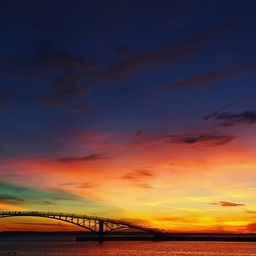
#> input picture classification/picture regression/IMG_20191009_213658_648.jpg, 256 x 256 px, shrunk from 1080 x 1080 before the run, found by its file name
$ python 'picture regression.py'
#> lines starting #> are read from the running program, lines starting #| are printed output that depends on the picture
import matplotlib.pyplot as plt
from matplotlib.image import imread
from sklearn.cluster import KMeans
import numpy as np

img = imread(r'C:\Users\ed069\Desktop\diabetes\IMG_20191009_213658_648.jpg')
#> img is the input picture: shape (256, 256, 3); mean R, G, B 94, 66.1, 61
img_size = img.shape
#> img_size = (256, 256, 3)
X = img.reshape(img_size[0]*img_size[1],img_size[2])
for i in range(30):
    km = KMeans(n_clusters= i+1)
    km.fit(X)
    X_compressed = km.cluster_centers_[km.labels_]
    X_compressed = np.clip(X_compressed.astype('uint8'),0,255)
    X_compressed = X_compressed.reshape(img_size[0], img_size[1], img_size[2])
    fig, ax =plt.subplots(1,2,figsize = (12,8))
    ax[0].imshow(img)
    ax[0].set_title('original Image')
    ax[1].imshow(X_compressed)
    ax[1].set_title('compressed Image with {i+1} colors')
    for ax in fig.axes:
      ax.axis('off')
    plt.tight_layout()
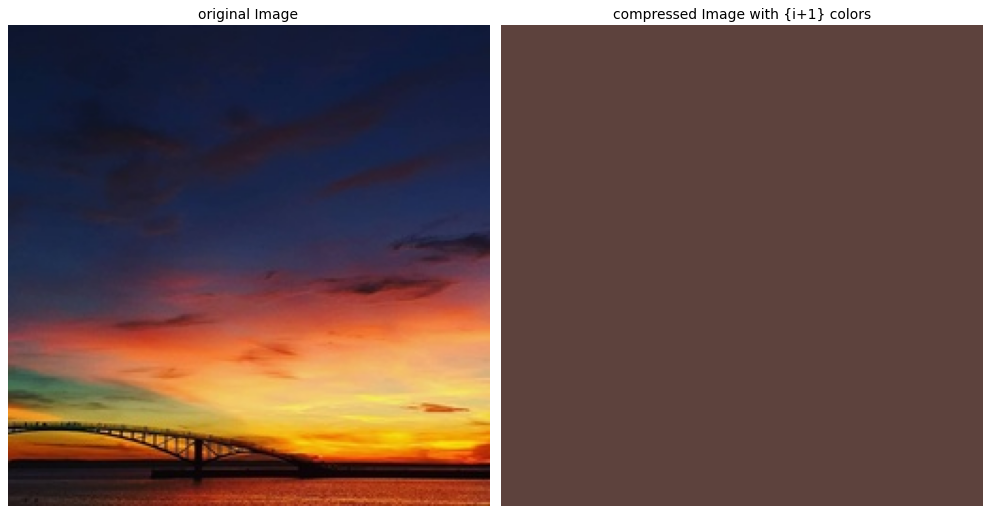
#> figure drawn by matplotlib, 2 panels
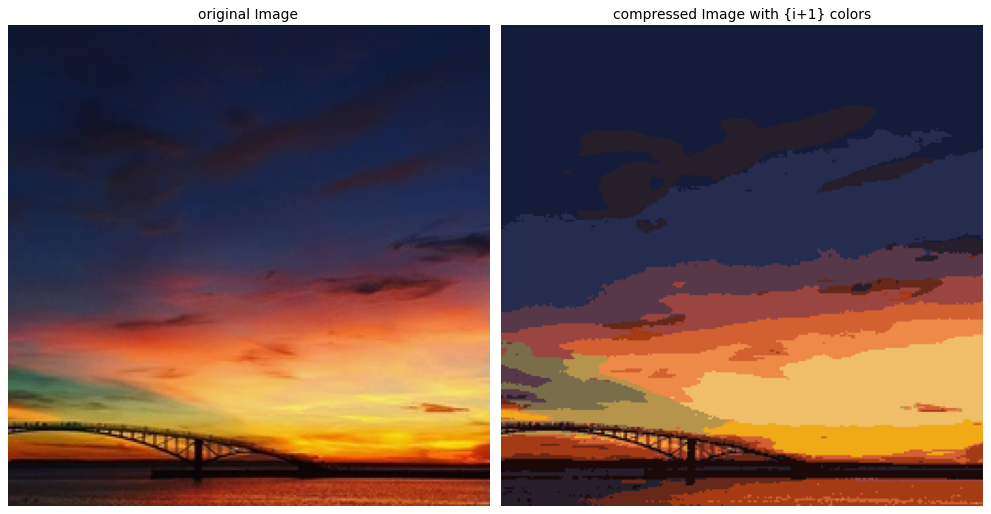
#> figure drawn by matplotlib, 2 panels
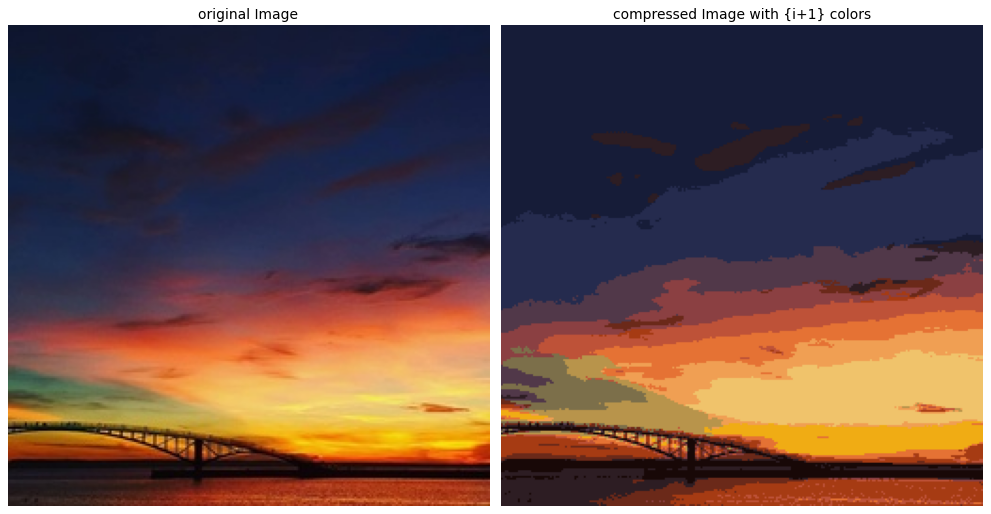
#> figure drawn by matplotlib, 2 panels
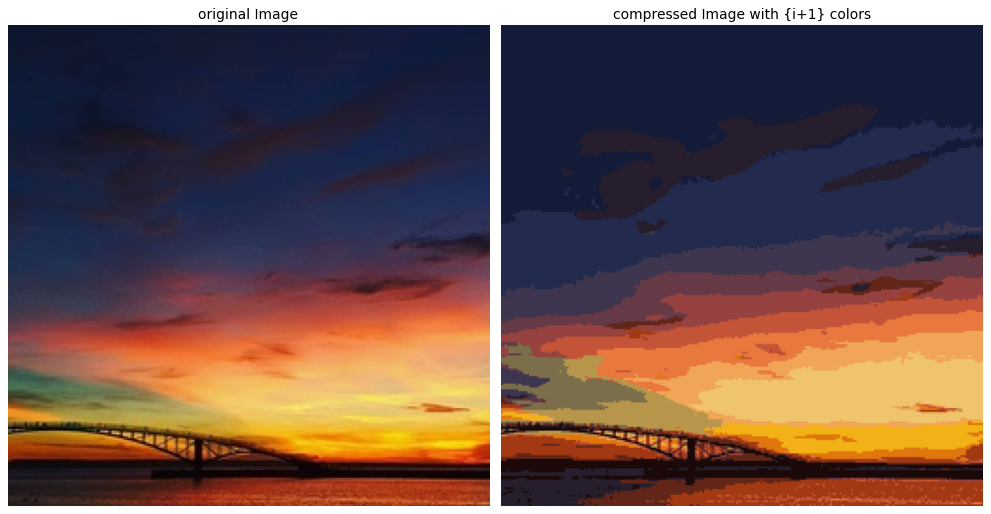
#> figure drawn by matplotlib, 2 panels
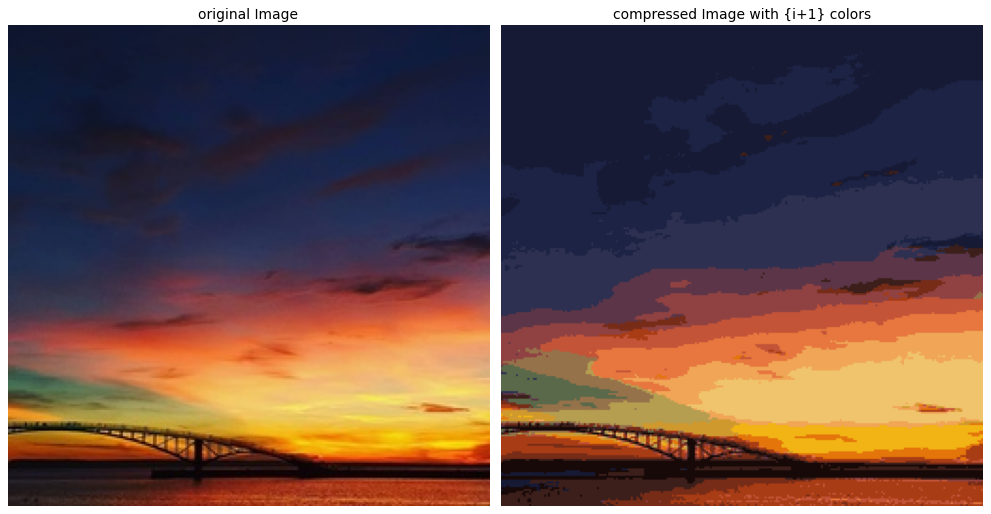
#> figure drawn by matplotlib, 2 panels
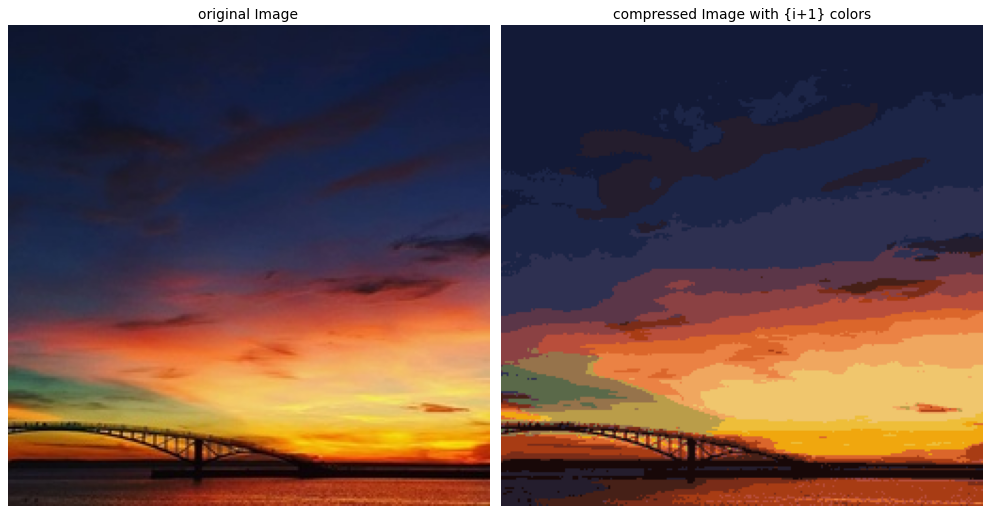
#> figure drawn by matplotlib, 2 panels
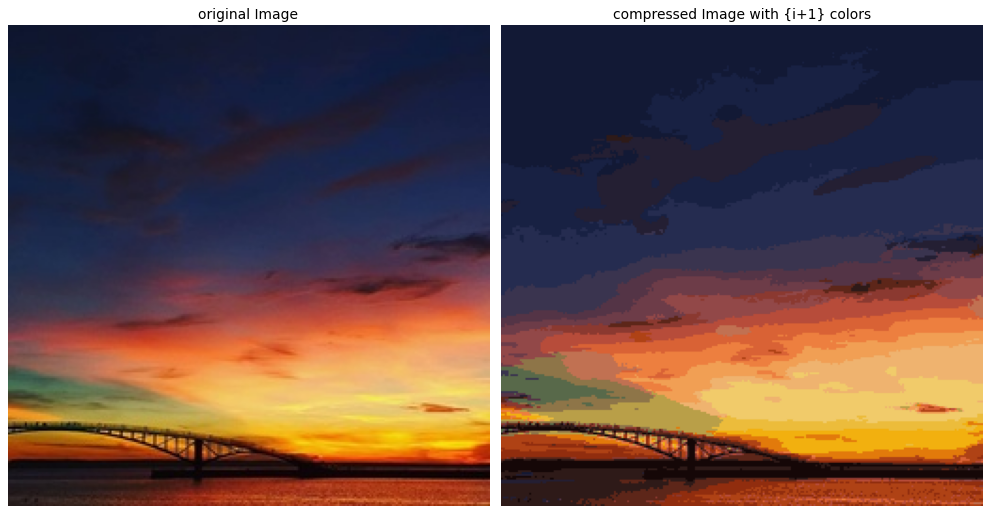
#> figure drawn by matplotlib, 2 panels
